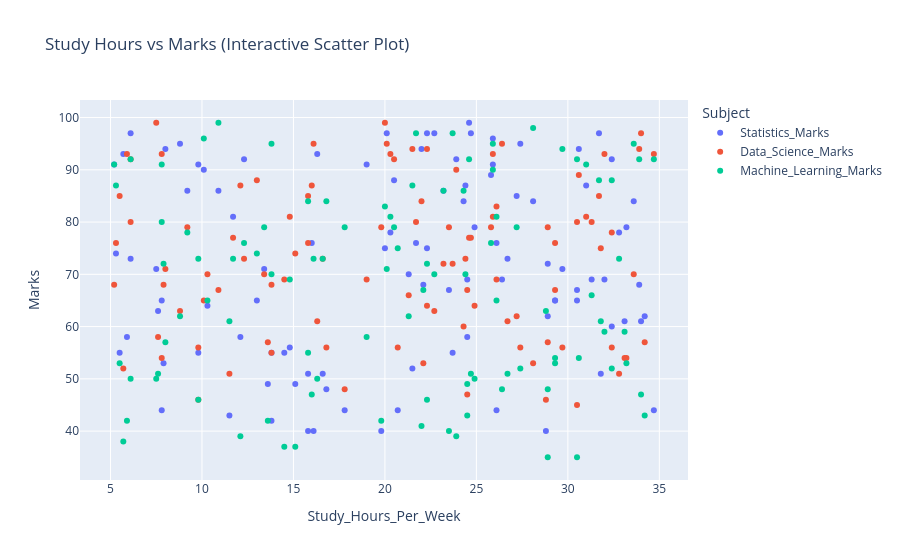

Notebook code for this chart:
### Markdown cell above
1. Interactive Scatter Plot - Hover details enabled

### Code cell
df_melt = df.melt(
    id_vars=["Study_Hours_Per_Week", "Department", "Semester"],
    value_vars=["Statistics_Marks", "Data_Science_Marks", "Machine_Learning_Marks"],
    var_name="Subject",
    value_name="Marks"
) # Convert marks columns to long format

fig = px.scatter(
    df_melt,
    x="Study_Hours_Per_Week",
    y="Marks",
    color="Subject",
    hover_data=["Department", "Semester", "Marks"],
    title="Study Hours vs Marks (Interactive Scatter Plot)"
)

fig.show()

### Figure 1 — Plotly figure (JSON) as saved in the notebook; plotly's stock layout.template omitted (floating-point values rounded to 4 significant figures; data arrays with more than 128 entries replaced by an {"elided": "..."} marker saying what was removed)
{"data": [{"customdata": {"elided": "100x2 mixed values"}, "hovertemplate": "Subject=Statistics_Marks<br>Study_Hours_Per_Week=%{x}<br>Marks=%{y}<br>Department=%{customdata[0]}<br>Semester=%{customdata[1]}<extra></extra>", "legendgroup": "Statistics_Marks", "marker": {"color": "#636efa", "symbol": "circle"}, "mode": "markers", "name": "Statistics_Marks", "orientation": "v", "showlegend": true, "type": "scatter", "x": [5.2, 5.3, 5.5, 5.7, 5.9, 6.1, 6.1, 7.5, 7.6, 7.8, 7.8, 7.9, 8.0, 8.8, 9.2, 9.8, 9.8, 10.1, 10.3, 10.9, 11.5, 11.7, 12.1, 12.3, 13.0, 13.4, 13.6, 13.8, 13.8, 14.5, 14.8, 15.1, 15.8, 15.8, 16.0, 16.1, 16.3, 16.6, 16.8, 17.8, 19.0, 19.8, 20.0, 20.1, 20.3, 20.5, 20.7, 21.3, 21.5, 21.7, 22.0, 22.1, 22.3, 22.3, 22.7, 23.2, 23.5, 23.7, 23.9, 24.3, 24.4, 24.5, 24.5, 24.6, 24.7, 24.9, 25.8, 25.9, 25.9, 26.1, 26.1, 26.4, 26.7, 27.2, 27.4, 28.1, 28.8, 28.9, 28.9, 29.3, 29.3, 29.7, 30.5, 30.5, 30.6, 31.0, 31.3, 31.7, 31.8, 32.0, 32.4, 32.4, 32.8, 33.1, 33.2, 33.6, 33.9, 34.0, 34.2, 34.7], "xaxis": "x", "y": [91, 74, 55, 93, 58, 73, 97, 71, 63, 65, 44, 53, 94, 95, 86, 55, 91, 90, 64, 86, 43, 81, 58, 92, 65, 71, 49, 42, 55, 55, 56, 49, 51, 40, 76, 40, 93, 51, 48, 44, 91, 40, 75, 97, 78, 88, 44, 70, 52, 76, 94, 68, 97, 75, 97, 86, 67, 55, 92, 84, 87, 58, 69, 99, 97, 79, 89, 96, 91, 44, 76, 69, 73, 85, 95, 84, 40, 72, 62, 65, 65, 71, 67, 65, 94, 87, 69, 97, 51, 69, 92, 60, 78, 61, 79, 84, 68, 61, 62, 44], "yaxis": "y"}, {"customdata": {"elided": "100x2 mixed values"}, "hovertemplate": "Subject=Data_Science_Marks<br>Study_Hours_Per_Week=%{x}<br>Marks=%{y}<br>Department=%{customdata[0]}<br>Semester=%{customdata[1]}<extra></extra>", "legendgroup": "Data_Science_Marks", "marker": {"color": "#EF553B", "symbol": "circle"}, "mode": "markers", "name": "Data_Science_Marks", "orientation": "v", "showlegend": true, "type": "scatter", "x": [5.2, 5.3, 5.5, 5.7, 5.9, 6.1, 6.1, 7.5, 7.6, 7.8, 7.8, 7.9, 8.0, 8.8, 9.2, 9.8, 9.8, 10.1, 10.3, 10.9, 11.5, 11.7, 12.1, 12.3, 13.0, 13.4, 13.6, 13.8, 13.8, 14.5, 14.8, 15.1, 15.8, 15.8, 16.0, 16.1, 16.3, 16.6, 16.8, 17.8, 19.0, 19.8, 20.0, 20.1, 20.3, 20.5, 20.7, 21.3, 21.5, 21.7, 22.0, 22.1, 22.3, 22.3, 22.7, 23.2, 23.5, 23.7, 23.9, 24.3, 24.4, 24.5, 24.5, 24.6, 24.7, 24.9, 25.8, 25.9, 25.9, 26.1, 26.1, 26.4, 26.7, 27.2, 27.4, 28.1, 28.8, 28.9, 28.9, 29.3, 29.3, 29.7, 30.5, 30.5, 30.6, 31.0, 31.3, 31.7, 31.8, 32.0, 32.4, 32.4, 32.8, 33.1, 33.2, 33.6, 33.9, 34.0, 34.2, 34.7], "xaxis": "x", "y": [68, 76, 85, 52, 93, 92, 80, 99, 58, 54, 93, 68, 71, 63, 79, 56, 46, 65, 70, 67, 51, 77, 87, 73, 88, 70, 57, 55, 68, 69, 81, 74, 76, 85, 87, 95, 61, 73, 56, 48, 69, 79, 99, 95, 93, 92, 56, 66, 94, 80, 84, 53, 94, 64, 63, 72, 79, 72, 90, 60, 73, 47, 67, 77, 77, 64, 79, 81, 93, 83, 69, 95, 61, 62, 56, 53, 46, 57, 79, 67, 76, 56, 45, 80, 89, 81, 80, 85, 75, 93, 78, 56, 51, 54, 54, 70, 94, 97, 57, 93], "yaxis": "y"}, {"customdata": {"elided": "100x2 mixed values"}, "hovertemplate": "Subject=Machine_Learning_Marks<br>Study_Hours_Per_Week=%{x}<br>Marks=%{y}<br>Department=%{customdata[0]}<br>Semester=%{customdata[1]}<extra></extra>", "legendgroup": "Machine_Learning_Marks", "marker": {"color": "#00cc96", "symbol": "circle"}, "mode": "markers", "name": "Machine_Learning_Marks", "orientation": "v", "showlegend": true, "type": "scatter", "x": [5.2, 5.3, 5.5, 5.7, 5.9, 6.1, 6.1, 7.5, 7.6, 7.8, 7.8, 7.9, 8.0, 8.8, 9.2, 9.8, 9.8, 10.1, 10.3, 10.9, 11.5, 11.7, 12.1, 12.3, 13.0, 13.4, 13.6, 13.8, 13.8, 14.5, 14.8, 15.1, 15.8, 15.8, 16.0, 16.1, 16.3, 16.6, 16.8, 17.8, 19.0, 19.8, 20.0, 20.1, 20.3, 20.5, 20.7, 21.3, 21.5, 21.7, 22.0, 22.1, 22.3, 22.3, 22.7, 23.2, 23.5, 23.7, 23.9, 24.3, 24.4, 24.5, 24.5, 24.6, 24.7, 24.9, 25.8, 25.9, 25.9, 26.1, 26.1, 26.4, 26.7, 27.2, 27.4, 28.1, 28.8, 28.9, 28.9, 29.3, 29.3, 29.7, 30.5, 30.5, 30.6, 31.0, 31.3, 31.7, 31.8, 32.0, 32.4, 32.4, 32.8, 33.1, 33.2, 33.6, 33.9, 34.0, 34.2, 34.7], "xaxis": "x", "y": [91, 87, 53, 38, 42, 50, 92, 50, 51, 80, 91, 72, 57, 62, 78, 73, 46, 96, 65, 99, 61, 73, 39, 76, 74, 79, 42, 95, 70, 37, 69, 37, 55, 84, 47, 73, 50, 73, 84, 79, 58, 42, 83, 71, 81, 79, 75, 62, 87, 97, 41, 67, 72, 46, 70, 86, 40, 97, 39, 86, 70, 43, 49, 92, 51, 50, 76, 90, 95, 81, 65, 48, 51, 79, 52, 98, 63, 48, 35, 53, 54, 94, 92, 35, 54, 91, 66, 88, 61, 59, 88, 52, 73, 59, 53, 95, 92, 47, 43, 92], "yaxis": "y"}], "layout": {"legend": {"title": {"text": "Subject"}, "tracegroupgap": 0}, "title": {"text": "Study Hours vs Marks (Interactive Scatter Plot)"}, "xaxis": {"anchor": "y", "domain": [0, 1], "title": {"text": "Study_Hours_Per_Week"}}, "yaxis": {"anchor": "x", "domain": [0, 1], "title": {"text": "Marks"}}}}
